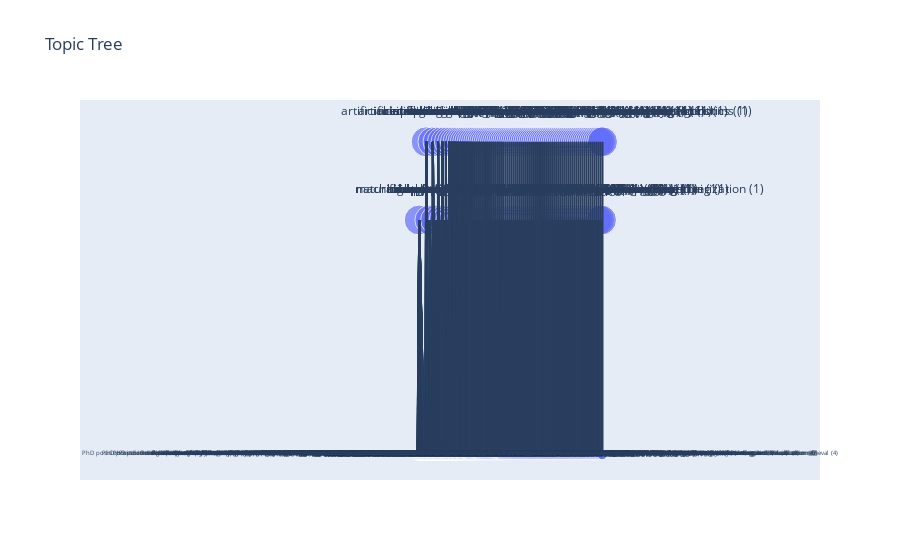

Notebook code cell kept with this figure:
### Code cell
import igraph
import plotly.graph_objs as go
import matplotlib.pyplot as plt

# Create the graph
g = igraph.Graph(directed=True)
x = []
y = []
counterx = 0
countery = 0
offset = 0
upordown = 1
for topic in hierarchy.keys():
    name = f"{topic} ({len(hierarchy[topic])})"
    g.add_vertex(name)
    x.append(round(len(hierarchy[topic])/2) + offset)
    y.append(0.2 if upordown == 0 else 0.15)
    offset += len(hierarchy[topic])*2 +50
    upordown = 1 if upordown == 0 else 0 
    
job_counts = {}    
for topic in hierarchy.keys():
    for job in hierarchy[topic]:
        # Check if the job name has already been added to the graph
        if job in job_counts:
            # If so, increment the count and modify the job name
            count = job_counts[job] + 1
            job_name = f"{job} ({count})"
            job_counts[job] = count
        else:
            # If not, add the job to the graph with count 1
            job_name = job
            job_counts[job] = 1
        g.add_vertex(job_name)
        g.add_edge(f"{topic} ({len(hierarchy[topic])})", job_name)
        x.append(counterx)
        y.append(0)
        counterx += 2
    counterx += 50

        
g.vs['x'] = x
g.vs['y'] = y

vertex_sizes = [10 if g.vs[v]['y']==0 else 30 for v in range(len(g.vs))]


# Create the Plotly figure
fig = go.Figure(
    data=[go.Scatter(x=g.vs['x'], y=g.vs['y'], mode='markers', text=g.vs['name'], hoverinfo='text', marker=dict(size=vertex_sizes))],
    layout=go.Layout(title='Topic Tree', showlegend=False, xaxis=dict(visible=False), yaxis=dict(visible=False))
)

# Add annotations for each vertex
for v in g.vs:
    if v['y'] != 0:
        fig.add_annotation(
            x=v['x'],
            y=v['y'] + 0.02,
            text=v['name'],
            showarrow=False,
            font=dict(size=12)
        )
    else:
        fig.add_annotation(
            x=v['x'],
            y=v['y'] + 0.001,
            text=v['name'],
            showarrow=False,
            font=dict(size=6)
        )

# Add the edges to the figure
for e in g.get_edgelist():
    fig.add_shape(
        type='line',
        x0=g.vs[e[0]]['x'], y0=g.vs[e[0]]['y'], x1=g.vs[e[1]]['x'], y1=g.vs[e[1]]['y']
    )
# Show the figure
fig.show()
